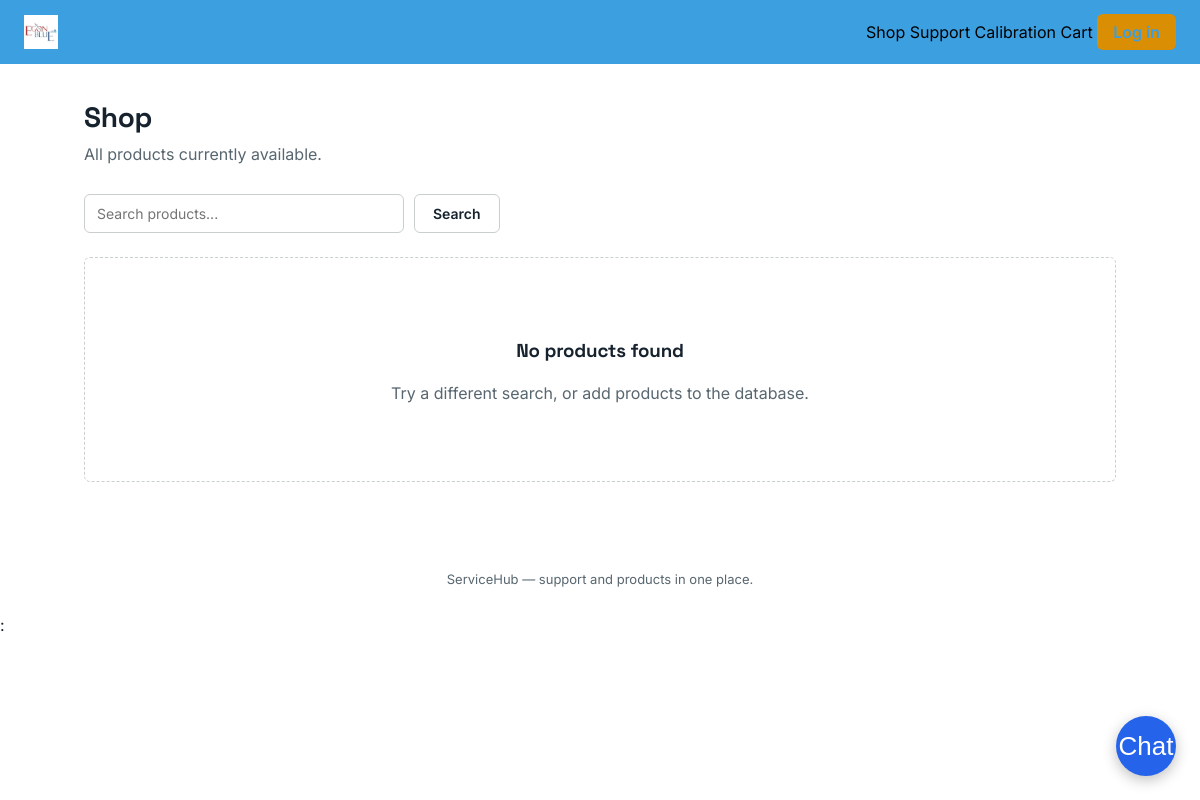
/products, run on an earlier commit of the app's database.
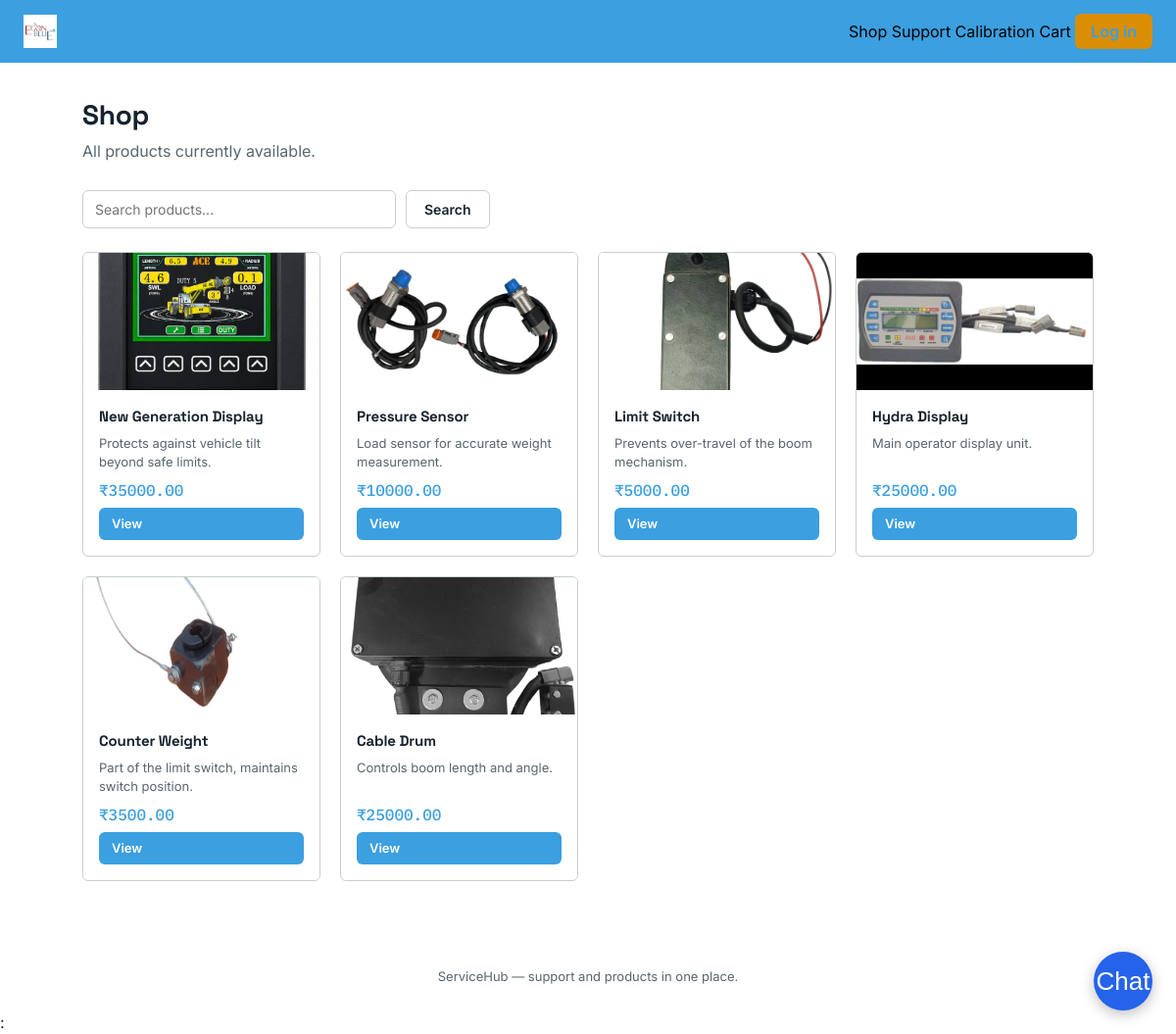
And on a later commit of the database.
### app.py (models this page shows)
class Product(db.Model):
    id = db.Column(db.Integer, primary_key=True)
    name = db.Column(db.String(200), nullable=False)
    description = db.Column(db.Text)
    price = db.Column(db.Float, nullable=False)
    stock = db.Column(db.Integer, default=0)
    image_url = db.Column(db.String(400))
    created_at = db.Column(db.DateTime, default=datetime.utcnow)

### app.py (the view)
@app.route('/products')
def products():
    q = request.args.get('q', '').strip()
    query = Product.query
    if q:
        query = query.filter(Product.name.ilike(f'%{q}%'))
    products = query.order_by(Product.created_at.desc()).all()
    return render_template('products.html', products=products, q=q)

### templates/products.html (shortened to what this page needs)
{% extends 'base.html' %}
{% block content %}
<div class="page-header">
  <h1>Shop</h1>
  <p>All products currently available.</p>
</div>
<form method="get" style="margin-bottom:24px; display:flex; gap:10px;">
  <input type="text" name="q" placeholder="Search products..." value="{{ q }}" style="max-width:320px;">
  <button class="btn btn-outline" type="submit">Search</button>
</form>
{% if products %}
<div class="grid grid-4">
  {% for p in products %}
  <div class="product-card">
    {% if p.image_url %}
    <div class="thumb thumb-img" style="background-image:url('{{ p.image_url }}');"></div>
    {% else %}
    <div class="thumb">{{ p.name[:2].upper() }}</div>
    {% endif %}
    <div class="body">
      <h3>{{ p.name }}</h3>
      <div class="desc">{{ p.description }}</div>
      <div class="price">&#8377;{{ '%.2f'|format(p.price) }}</div>
      <a href="{{ url_for('product_detail', product_id=p.id) }}" class="btn btn-primary btn-sm">View</a>
    </div>
  </div>
  {% endfor %}
</div>
{% else %}
<div class="empty">
  <h3>No products found</h3>
  <p>Try a different search, or add products to the database.</p>
</div>
{% endif %}
{% endblock %}

What changed in the data, as far as the page shows it:
added Product: image_url (picture), name "New Generation Display", description "Protects against vehicle tilt beyond safe limits.", price "35000.00"
added Product: image_url (picture), name "Pressure Sensor", description "Load sensor for accurate weight measurement.", price "10000.00"
added Product: image_url (picture), name "Limit Switch", description "Prevents over-travel of the boom mechanism.", price "5000.00"
added Product: image_url (picture), name "Hydra Display", description "Main operator display unit.", price "25000.00"
added Product: image_url (picture), name "Counter Weight", description "Part of the limit switch, maintains switch position.", price "3500.00"
added Product: image_url (picture), name "Cable Drum", description "Controls boom length and angle.", price "25000.00"
Also different on the page:
text no longer shown: "No products found Try a different search, or add products to the database."
